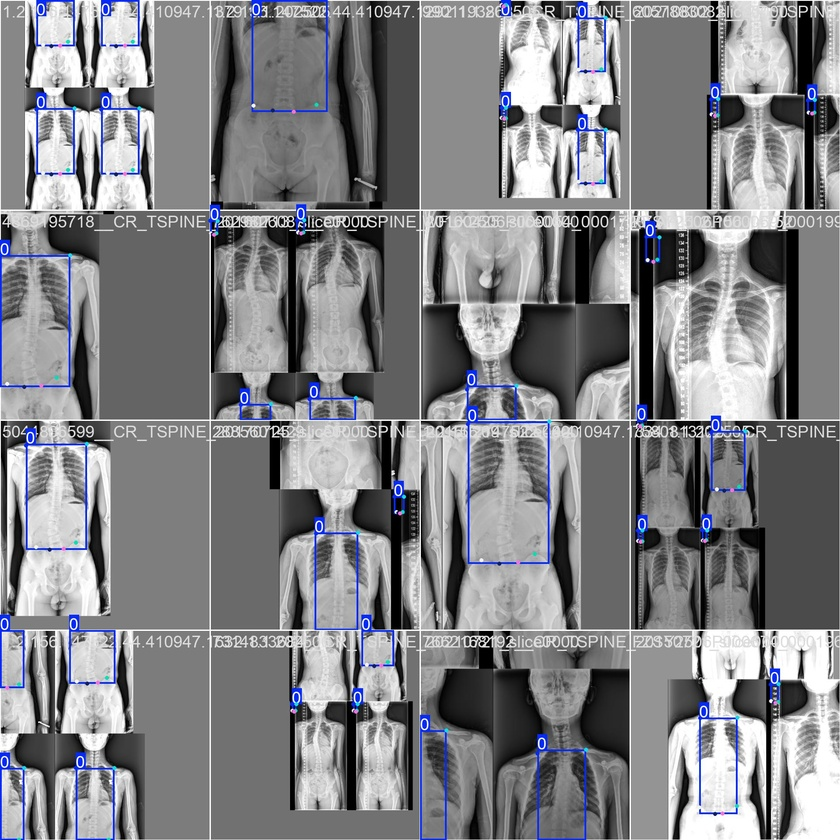
#> input picture runs/pose/train/train_batch0.jpg, 840 x 840 px, shrunk from 1920 x 1920 before the run; its folder holds only this picture in this run
$ python analyze_dataset.py --data_dir ../runs/pose/train
#> lines starting #> are read from the running program, lines starting #| are printed output that depends on the picture
#!/usr/bin/env python3
"""
YOLO数据集分析脚本
分析数据集的数量、质量、分布、标注完整性等信息
支持: 关键点检测(pose)和实例分割(seg)数据集

使用方法:
    python analyze_dataset.py --data_dir ../pose_data --task pose --output_dir ./
    python analyze_dataset.py --data_dir ../seg_data --task seg --output_dir ./
"""

import os
import argparse
import yaml
import json
from pathlib import Path
from collections import defaultdict
from datetime import datetime
import warnings
warnings.filterwarnings('ignore')

import numpy as np
import matplotlib.pyplot as plt
from PIL import Image
from tqdm import tqdm

# 设置字体
plt.rcParams['axes.unicode_minus'] = False


class DatasetAnalyzer:
    """YOLO数据集分析器"""

    def __init__(self, data_dir: str, task: str = 'pose', output_dir: str = './'):
        """
        Args:
            data_dir: 数据集根目录 (包含images和labels文件夹)
            task: 任务类型 'pose' 或 'seg'
            output_dir: 输出目录
        """
        self.data_dir = Path(data_dir)
        self.task = task
        self.output_dir = Path(output_dir)
        self.output_dir.mkdir(parents=True, exist_ok=True)

        # 数据集配置
        self.yaml_path = self.data_dir / 'dataset.yaml'
        self.config = self._load_config()

        # 统计数据
        self.stats = {
            'summary': {},
            'images': [],
            'labels': [],
            'issues': []
        }

    def _load_config(self) -> dict:
        """加载dataset.yaml配置"""
        if self.yaml_path.exists():
            with open(self.yaml_path, 'r', encoding='utf-8') as f:
                return yaml.safe_load(f)
        return {}

    def analyze(self):
        """执行完整分析"""
        print("=" * 60)
        print(f"YOLO数据集分析 - {self.task.upper()}")
        print(f"数据目录: {self.data_dir}")
        print("=" * 60)

        # 1. 分析各个split
        for split in ['train', 'val', 'test']:
            self._analyze_split(split)

        # 2. 生成汇总统计
        self._generate_summary()

        # 3. 生成可视化
        self._generate_visualizations()

        # 4. 保存报告
        self._save_report()

        print("\n✅ 分析完成!")
        print(f"报告保存至: {self.output_dir}")

    def _analyze_split(self, split: str):
        """分析单个数据集split"""
        images_dir = self.data_dir / 'images' / split
        labels_dir = self.data_dir / 'labels' / split

        if not images_dir.exists():
            print(f"⚠️  {split} 目录不存在，跳过")
            return

        print(f"\n📂 分析 {split} 集...")

        # 获取所有图像文件
        image_extensions = {'.jpg', '.jpeg', '.png', '.bmp', '.tiff', '.tif'}
        image_files = [f for f in images_dir.iterdir()
                       if f.suffix.lower() in image_extensions]

        split_stats = {
            'split': split,
            'num_images': len(image_files),
            'num_labels': 0,
            'missing_labels': [],
            'empty_labels': [],
            'image_sizes': [],
            'objects_per_image': [],
            'class_distribution': defaultdict(int),
            'bbox_sizes': [],
            'keypoints_stats': [] if self.task == 'pose' else None,
            'polygon_stats': [] if self.task == 'seg' else None,
        }

        for img_path in tqdm(image_files, desc=f"  处理 {split}"):
            self._analyze_image(img_path, labels_dir, split_stats)

        self.stats['images'].append(split_stats)

        # 打印split统计
        print(f"  图像数量: {split_stats['num_images']}")
        print(f"  标签数量: {split_stats['num_labels']}")
        print(f"  缺失标签: {len(split_stats['missing_labels'])}")
        print(f"  空标签: {len(split_stats['empty_labels'])}")

    def _analyze_image(self, img_path: Path, labels_dir: Path, split_stats: dict):
        """分析单张图像及其标签"""
        # 读取图像尺寸
        try:
            with Image.open(img_path) as img:
#> img is the input picture: PIL image 840x840 RGB; mean R, G, B 129, 129.8, 133.4
                width, height = img.size
#> width = 840; height = 840
                split_stats['image_sizes'].append({
                    'file': img_path.name,
                    'width': width,
                    'height': height,
                    'aspect_ratio': width / height if height > 0 else 0
                })
        except Exception as e:
            self.stats['issues'].append({
                'type': 'image_read_error',
                'file': str(img_path),
                'error': str(e)
            })
            return

        # 查找对应标签文件
        label_path = labels_dir / (img_path.stem + '.txt')

        if not label_path.exists():
            split_stats['missing_labels'].append(img_path.name)
            split_stats['objects_per_image'].append(0)
            return

        split_stats['num_labels'] += 1

        # 读取标签
        with open(label_path, 'r') as f:
            lines = [l.strip() for l in f.readlines() if l.strip()]

        if not lines:
            split_stats['empty_labels'].append(img_path.name)
            split_stats['objects_per_image'].append(0)
            return

        split_stats['objects_per_image'].append(len(lines))

        # 解析每个目标
        for line in lines:
            self._parse_label_line(line, width, height, split_stats)

    # [71 lines left out: function _parse_label_line, not called in this run]

    def _generate_summary(self):
        """生成汇总统计"""
        total_images = sum(s['num_images'] for s in self.stats['images'])
        total_labels = sum(s['num_labels'] for s in self.stats['images'])
        total_missing = sum(len(s['missing_labels']) for s in self.stats['images'])
        total_empty = sum(len(s['empty_labels']) for s in self.stats['images'])

        # 合并所有类别分布
        all_classes = defaultdict(int)
        all_bbox_sizes = []
        all_objects = []
        all_img_sizes = []

        for s in self.stats['images']:
            for cls_id, count in s['class_distribution'].items():
                all_classes[cls_id] += count
            all_bbox_sizes.extend(s['bbox_sizes'])
            all_objects.extend(s['objects_per_image'])
            all_img_sizes.extend(s['image_sizes'])

        # 图像尺寸统计
        if all_img_sizes:
            widths = [s['width'] for s in all_img_sizes]
            heights = [s['height'] for s in all_img_sizes]
            img_size_stats = {
                'width_min': min(widths),
                'width_max': max(widths),
                'width_mean': np.mean(widths),
                'height_min': min(heights),
                'height_max': max(heights),
                'height_mean': np.mean(heights),
            }
        else:
            img_size_stats = {}

        # 目标尺寸统计
        if all_bbox_sizes:
            areas = [b['area'] for b in all_bbox_sizes]
            bbox_stats = {
                'area_min': min(areas),
                'area_max': max(areas),
                'area_mean': np.mean(areas),
                'area_median': np.median(areas),
            }
        else:
            bbox_stats = {}

        self.stats['summary'] = {
            'task': self.task,
            'data_dir': str(self.data_dir),
            'analysis_time': datetime.now().strftime('%Y-%m-%d %H:%M:%S'),
            'total_images': total_images,
            'total_labels': total_labels,
            'total_objects': sum(all_objects),
            'missing_labels': total_missing,
            'empty_labels': total_empty,
            'label_completeness': f"{(total_labels / total_images * 100):.2f}%" if total_images > 0 else "N/A",
            'avg_objects_per_image': np.mean(all_objects) if all_objects else 0,
            'num_classes': len(all_classes),
            'class_distribution': dict(all_classes),
            'image_size_stats': img_size_stats,
            'bbox_size_stats': bbox_stats,
            'splits': {s['split']: s['num_images'] for s in self.stats['images']},
            'issues': self.stats['issues']
        }

        # 关键点统计
        if self.task == 'pose':
            all_kpt_stats = []
            for s in self.stats['images']:
                if s['keypoints_stats']:
                    all_kpt_stats.extend(s['keypoints_stats'])

            if all_kpt_stats:
                total_visible = sum(k['visible'] for k in all_kpt_stats)
                total_invisible = sum(k['invisible'] for k in all_kpt_stats)
                total_missing = sum(k['missing'] for k in all_kpt_stats)
                total_kpts = total_visible + total_invisible + total_missing

                self.stats['summary']['keypoint_stats'] = {
                    'total_keypoints': total_kpts,
                    'visible_rate': f"{(total_visible / total_kpts * 100):.2f}%" if total_kpts > 0 else "N/A",
                    'invisible_rate': f"{(total_invisible / total_kpts * 100):.2f}%" if total_kpts > 0 else "N/A",
                    'missing_rate': f"{(total_missing / total_kpts * 100):.2f}%" if total_kpts > 0 else "N/A",
                }

        # 分割统计
        if self.task == 'seg':
            all_poly_stats = []
            for s in self.stats['images']:
                if s['polygon_stats']:
                    all_poly_stats.extend(s['polygon_stats'])

            if all_poly_stats:
                num_points = [p['num_points'] for p in all_poly_stats]
                self.stats['summary']['polygon_stats'] = {
                    'avg_points_per_mask': np.mean(num_points),
                    'min_points': min(num_points),
                    'max_points': max(num_points),
                }


    def _generate_visualizations(self):
        """生成可视化图表"""
        print("\n📊 生成可视化图表...")

        # 收集所有数据
        all_objects = []
        all_bbox_sizes = []
        all_img_sizes = []
        all_classes = defaultdict(int)
        split_counts = {}

        for s in self.stats['images']:
            split_counts[s['split']] = s['num_images']
            all_objects.extend(s['objects_per_image'])
            all_bbox_sizes.extend(s['bbox_sizes'])
            all_img_sizes.extend(s['image_sizes'])
            for cls_id, count in s['class_distribution'].items():
                all_classes[cls_id] += count

        # 创建图表
        fig, axes = plt.subplots(2, 3, figsize=(15, 10))
        fig.suptitle(f'Dataset Analysis Report - {self.task.upper()}', fontsize=16, fontweight='bold')

        # 1. 数据集划分饼图
        ax1 = axes[0, 0]
        if split_counts:
            labels = list(split_counts.keys())
            sizes = list(split_counts.values())
            colors = ['#66b3ff', '#99ff99', '#ffcc99'][:len(labels)]
            ax1.pie(sizes, labels=labels, autopct='%1.1f%%', colors=colors, startangle=90)
            ax1.set_title('Dataset Split')

        # 2. 每张图像目标数量分布
        ax2 = axes[0, 1]
        if all_objects:
            ax2.hist(all_objects, bins=max(10, max(all_objects) - min(all_objects) + 1),
                     color='steelblue', edgecolor='black', alpha=0.7)
            ax2.axvline(np.mean(all_objects), color='red', linestyle='--',
                       label=f'Mean: {np.mean(all_objects):.2f}')
            ax2.set_xlabel('Objects per Image')
            ax2.set_ylabel('Number of Images')
            ax2.set_title('Objects Distribution')
            ax2.legend()

        # 3. 类别分布
        ax3 = axes[0, 2]
        if all_classes:
            class_names = self.config.get('names', [f'class_{i}' for i in all_classes.keys()])
            class_ids = sorted(all_classes.keys())
            counts = [all_classes[i] for i in class_ids]
            names = [class_names[i] if i < len(class_names) else f'class_{i}' for i in class_ids]

            bars = ax3.bar(range(len(class_ids)), counts, color='coral', edgecolor='black')
            ax3.set_xticks(range(len(class_ids)))
            ax3.set_xticklabels(names, rotation=45, ha='right')
            ax3.set_xlabel('Class')
            ax3.set_ylabel('Count')
            ax3.set_title('Class Distribution')

            # 添加数值标签
            for bar, count in zip(bars, counts):
                ax3.text(bar.get_x() + bar.get_width()/2, bar.get_height() + 0.5,
                        str(count), ha='center', va='bottom', fontsize=8)

        # 4. 图像尺寸分布
        ax4 = axes[1, 0]
        if all_img_sizes:
            widths = [s['width'] for s in all_img_sizes]
            heights = [s['height'] for s in all_img_sizes]
            ax4.scatter(widths, heights, alpha=0.6, c='green', edgecolors='darkgreen')
            ax4.set_xlabel('Image Width (pixels)')
            ax4.set_ylabel('Image Height (pixels)')
            ax4.set_title('Image Size Distribution')
            ax4.grid(True, alpha=0.3)

        # 5. 目标尺寸分布 (宽高比)
        ax5 = axes[1, 1]
        if all_bbox_sizes:
            aspect_ratios = [b['aspect_ratio'] for b in all_bbox_sizes if b['aspect_ratio'] > 0]
            if aspect_ratios:
                ax5.hist(aspect_ratios, bins=30, color='purple', edgecolor='black', alpha=0.7)
                ax5.axvline(np.median(aspect_ratios), color='red', linestyle='--',
                           label=f'Median: {np.median(aspect_ratios):.2f}')
                ax5.set_xlabel('Aspect Ratio (W/H)')
                ax5.set_ylabel('Count')
                ax5.set_title('Bbox Aspect Ratio Distribution')
                ax5.legend()

        # 6. 目标面积分布
        ax6 = axes[1, 2]
        if all_bbox_sizes:
            areas = [b['area'] for b in all_bbox_sizes]
            # 使用对数刻度更好地显示分布
            areas_log = [np.log10(a) if a > 0 else 0 for a in areas]
            ax6.hist(areas_log, bins=30, color='orange', edgecolor='black', alpha=0.7)
            ax6.set_xlabel('Object Area (log10 pixels^2)')
            ax6.set_ylabel('Count')
            ax6.set_title('Object Area Distribution')

        plt.tight_layout()

        # 保存图表
        fig_path = self.output_dir / f'{self.task}_dataset_analysis.png'
        plt.savefig(fig_path, dpi=150, bbox_inches='tight')
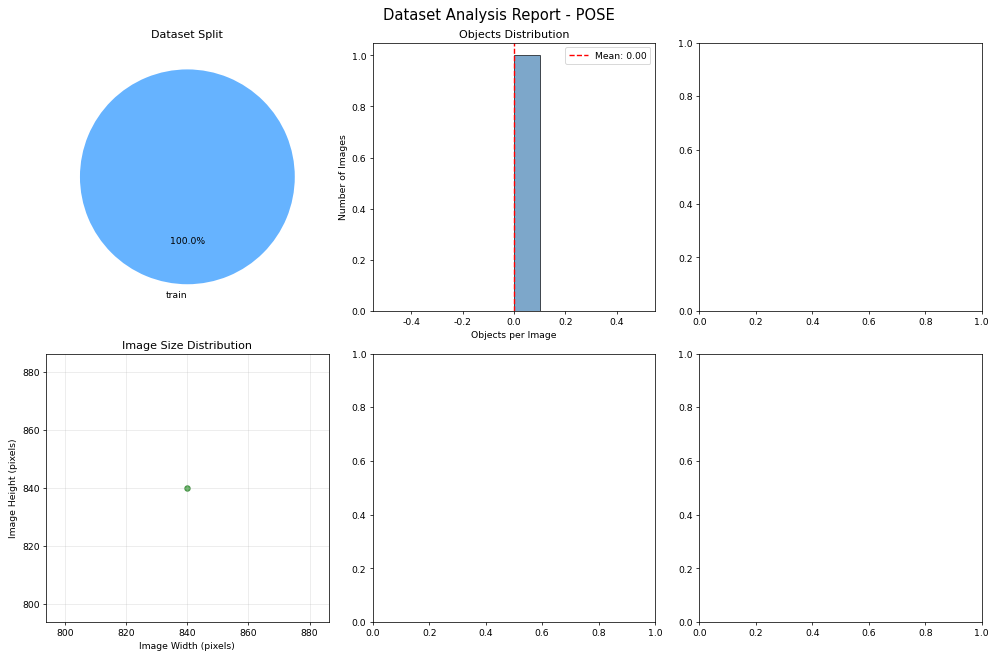
#> figure drawn by matplotlib, 3 panels; panel 2: tallest bar 1 high, from x = 0 to 0.1
        plt.close()
        print(f"  保存图表: {fig_path}")

        # 如果是pose任务，生成关键点可见性图表
        if self.task == 'pose':
            self._plot_keypoint_visibility()

    def _plot_keypoint_visibility(self):
        """生成关键点可见性图表"""
        all_kpt_stats = []
        for s in self.stats['images']:
            if s['keypoints_stats']:
                all_kpt_stats.extend(s['keypoints_stats'])

        if not all_kpt_stats:
            return

        # 计算每个关键点的可见性
        num_kpts = all_kpt_stats[0]['num_keypoints'] if all_kpt_stats else 0
        kpt_names = self.config.get('kpt_names', [f'kpt_{i}' for i in range(num_kpts)])

        total_visible = sum(k['visible'] for k in all_kpt_stats)
        total_invisible = sum(k['invisible'] for k in all_kpt_stats)
        total_missing = sum(k['missing'] for k in all_kpt_stats)

        fig, ax = plt.subplots(figsize=(8, 6))
        labels = ['Visible (v=2)', 'Occluded (v=1)', 'Missing (v=0)']
        sizes = [total_visible, total_invisible, total_missing]
        colors = ['#2ecc71', '#f39c12', '#e74c3c']

        ax.pie(sizes, labels=labels, autopct='%1.1f%%', colors=colors, startangle=90)
        ax.set_title('Keypoint Visibility Distribution')

        fig_path = self.output_dir / f'{self.task}_keypoint_visibility.png'
        plt.savefig(fig_path, dpi=150, bbox_inches='tight')
        plt.close()
        print(f"  保存图表: {fig_path}")

    def _save_report(self):
        """保存分析报告"""
        print("\n💾 保存报告...")

        # 保存JSON报告
        json_path = self.output_dir / f'{self.task}_analysis_report.json'

        # 将numpy类型转换为Python原生类型
        def convert_types(obj):
            if isinstance(obj, dict):
                return {k: convert_types(v) for k, v in obj.items()}
            elif isinstance(obj, list):
                return [convert_types(v) for v in obj]
            elif isinstance(obj, np.integer):
                return int(obj)
            elif isinstance(obj, np.floating):
                return float(obj)
            elif isinstance(obj, np.ndarray):
                return obj.tolist()
            return obj

        report_data = convert_types(self.stats['summary'])

        with open(json_path, 'w', encoding='utf-8') as f:
            json.dump(report_data, f, ensure_ascii=False, indent=2)
        print(f"  保存JSON报告: {json_path}")

        # 保存文本报告
        txt_path = self.output_dir / f'{self.task}_analysis_report.txt'
        self._write_text_report(txt_path)
        print(f"  保存文本报告: {txt_path}")

        # 保存问题列表
        if self.stats['issues']:
            issues_path = self.output_dir / f'{self.task}_issues.json'
            with open(issues_path, 'w', encoding='utf-8') as f:
                json.dump(self.stats['issues'], f, ensure_ascii=False, indent=2)
            print(f"  保存问题列表: {issues_path}")

        # 保存缺失/空标签列表
        missing_labels = []
        empty_labels = []
        for s in self.stats['images']:
            missing_labels.extend([(s['split'], f) for f in s['missing_labels']])
            empty_labels.extend([(s['split'], f) for f in s['empty_labels']])

        if missing_labels:
            missing_path = self.output_dir / f'{self.task}_missing_labels.txt'
            with open(missing_path, 'w') as f:
                f.write("# 缺失标签的图像列表\n")
                f.write("# 格式: split, image_file\n\n")
                for split, img in missing_labels:
                    f.write(f"{split}, {img}\n")
            print(f"  保存缺失标签列表: {missing_path}")

        if empty_labels:
            empty_path = self.output_dir / f'{self.task}_empty_labels.txt'
            with open(empty_path, 'w') as f:
                f.write("# 空标签的图像列表\n")
                f.write("# 格式: split, image_file\n\n")
                for split, img in empty_labels:
                    f.write(f"{split}, {img}\n")
            print(f"  保存空标签列表: {empty_path}")

    def _write_text_report(self, path: Path):
        """写入文本格式报告"""
        summary = self.stats['summary']

        lines = [
            "=" * 70,
            f"YOLO 数据集分析报告 - {summary['task'].upper()}",
            "=" * 70,
            f"分析时间: {summary['analysis_time']}",
            f"数据目录: {summary['data_dir']}",
            "",
            "-" * 70,
            "📊 基本统计",
            "-" * 70,
            f"总图像数量:     {summary['total_images']}",
            f"总标签数量:     {summary['total_labels']}",
            f"总目标数量:     {summary['total_objects']}",
            f"标签完整性:     {summary['label_completeness']}",
            f"缺失标签数:     {summary['missing_labels']}",
            f"空标签数:       {summary['empty_labels']}",
            f"平均目标/图像:  {summary['avg_objects_per_image']:.2f}",
            f"类别数量:       {summary['num_classes']}",
            "",
            "-" * 70,
            "📁 数据集划分",
            "-" * 70,
        ]

        for split, count in summary['splits'].items():
            ratio = count / summary['total_images'] * 100 if summary['total_images'] > 0 else 0
            lines.append(f"  {split:10s}: {count:6d} ({ratio:.1f}%)")

        lines.extend([
            "",
            "-" * 70,
            "📏 图像尺寸统计",
            "-" * 70,
        ])

        if summary['image_size_stats']:
            iss = summary['image_size_stats']
            lines.extend([
                f"  宽度范围: {iss['width_min']:.0f} - {iss['width_max']:.0f} (平均: {iss['width_mean']:.0f})",
                f"  高度范围: {iss['height_min']:.0f} - {iss['height_max']:.0f} (平均: {iss['height_mean']:.0f})",
            ])

        lines.extend([
            "",
            "-" * 70,
            "🎯 目标尺寸统计",
            "-" * 70,
        ])

        if summary['bbox_size_stats']:
            bss = summary['bbox_size_stats']
            lines.extend([
                f"  面积范围: {bss['area_min']:.0f} - {bss['area_max']:.0f} pixels²",
                f"  面积平均: {bss['area_mean']:.0f} pixels²",
                f"  面积中位数: {bss['area_median']:.0f} pixels²",
            ])

        lines.extend([
            "",
            "-" * 70,
            "🏷️ 类别分布",
            "-" * 70,
        ])

        class_names = self.config.get('names', [])
        for cls_id, count in sorted(summary['class_distribution'].items()):
            name = class_names[cls_id] if cls_id < len(class_names) else f'class_{cls_id}'
            lines.append(f"  {cls_id}: {name:20s} - {count:6d}")

        # 关键点统计
        if 'keypoint_stats' in summary:
            kps = summary['keypoint_stats']
            lines.extend([
                "",
                "-" * 70,
                "🦴 关键点统计",
                "-" * 70,
                f"  总关键点数:   {kps['total_keypoints']}",
                f"  可见率:       {kps['visible_rate']}",
                f"  不可见率:     {kps['invisible_rate']}",
                f"  缺失率:       {kps['missing_rate']}",
            ])

        # 分割统计
        if 'polygon_stats' in summary:
            ps = summary['polygon_stats']
            lines.extend([
                "",
                "-" * 70,
                "🎭 分割掩码统计",
                "-" * 70,
                f"  平均点数/掩码: {ps['avg_points_per_mask']:.1f}",
                f"  最少点数:      {ps['min_points']}",
                f"  最多点数:      {ps['max_points']}",
            ])

        lines.extend([
            "",
            "=" * 70,
            "报告生成完成",
            "=" * 70,
        ])

        with open(path, 'w', encoding='utf-8') as f:
            f.write('\n'.join(lines))


def main():
    parser = argparse.ArgumentParser(description='YOLO数据集分析工具')
    parser.add_argument('--data_dir', type=str, required=True,
                        help='数据集根目录 (包含images和labels文件夹)')
    parser.add_argument('--task', type=str, choices=['pose', 'seg'], default='pose',
                        help='任务类型: pose(关键点检测) 或 seg(实例分割)')
    parser.add_argument('--output_dir', type=str, default='./',
                        help='输出目录 (默认当前目录)')

    args = parser.parse_args()

    analyzer = DatasetAnalyzer(
        data_dir=args.data_dir,
        task=args.task,
        output_dir=args.output_dir
    )
    analyzer.analyze()


if __name__ == '__main__':
    main()
